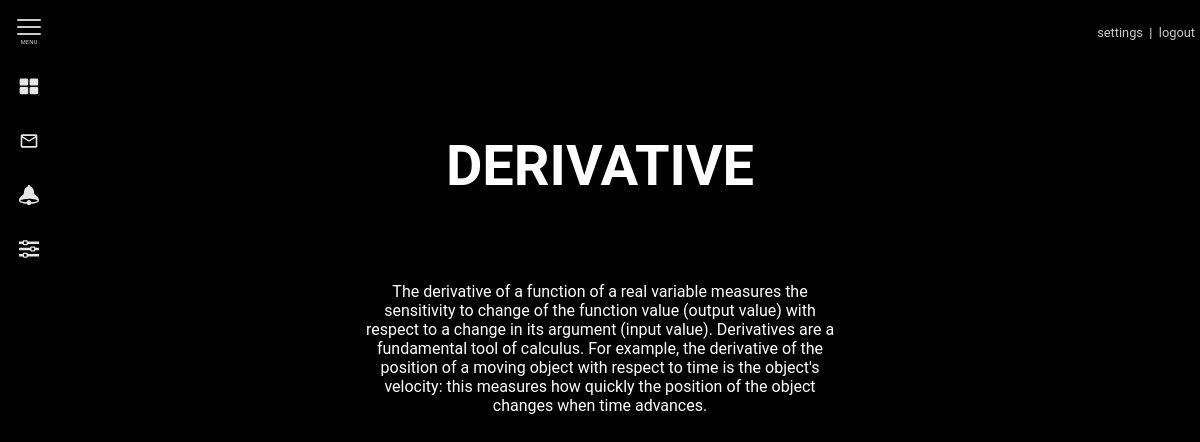
The app's page //derivative with its own data.
### web/models.py (models this page shows, shortened)
class Topics(models.Model):
    subject = models.ForeignKey(Subjects, on_delete=models.SET_NULL, null=True, blank=True)
    topic_name = models.CharField(primary_key=True, max_length=50, default='none')
    details = models.TextField(null=True, blank=True)
    i_frame = EmbedVideoField(null=True, blank=True)

### web/views.py (the view)
# urls.py: path('/<str:n>', views.topic, name='topic'),
def topic(request, n):
    vid = Topics.objects.get(pk=n)
    context = {
        'a': vid
    }
    return render(request, 'topic.html', context)

### templates/topic.html (shortened to what this page needs)
{% extends 'index.html' %}
{% load embed_video_tags %}
{% load static %}
{% block content %}
    <br><br><br><br><br>
<h1>{{a.topic_name}}</h1>
<br>
<div class="details">{{a.details}}</div>
{% endblock content %}

### templates/index.html (shortened to what this page needs)
{% load static %}
<html lang="en">
<head>
    <link rel="stylesheet" type="text/css" href="{% static 'css/main.css' %}">
</head>
<body>
<label for="hamburger" class="hamburger">
  <i></i>
  <text>
    <open>menu</open>
  </text>
</label>
<nav class="primnav">
  <ul>
    <li>
      <a href="#dashboard">
        <svg class="icon">
          <use xlink:href="#icon-th-large"></use>
        </svg> Dashboard
      </a>
    </li>
    <li>
      <a href="#Subjects">
        <svg class="icon">
          <use xlink:href="#icon-mail_outline"></use>
        </svg> Subjects
      </a>
    </li>
    <li>
      <a href="#notifications">
        <svg class="icon">
          <use xlink:href="#icon-bell2"></use>
        </svg> Notifications
      </a>
    </li>
    <li>
      <a href="#sysadmin">
        <svg class="icon">
          <use xlink:href="#icon-equalizer"></use>
        </svg> Profile
      </a>
    </li>
    <li>
        <a href="#notifications">
          <svg class="icon">
          </svg> Contact Administration
        </a>
      </li>
  </ul>
</nav>
<user id="user">
  <section>
    <section>
      {% if not request.user.is_authenticated %}
      <name><h3>{{request.user.get_username}}</h3></name>
      <actions><a href="#settings">settings</a> | <a href="#logout">logout</a></actions>
      {% else %}
      <name><h3>LOG IN</h3></name>
      {% endif %}
    </section>
  </section>
</user>
<center><content>
{% block content %}{% endblock content %}
    <footer>
    </footer>
</content>
</center>
</body>
</html>

### records on screen
Topics: topic_name "DERIVATIVE", details "The derivative of a function of a real variable measures the sensitivity to change of the function value (output value) with respect to a change in its argument (input value). Derivatives are a fundamental tool of calculus. For example, the derivative of the position of a moving object with respect to time is the object's velocity: this measures how quickly the position of the object changes when time advances."
